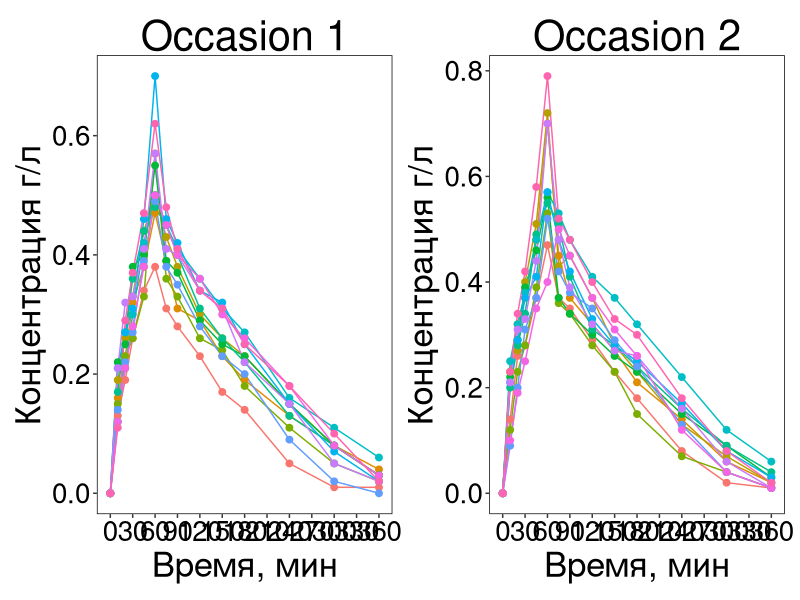
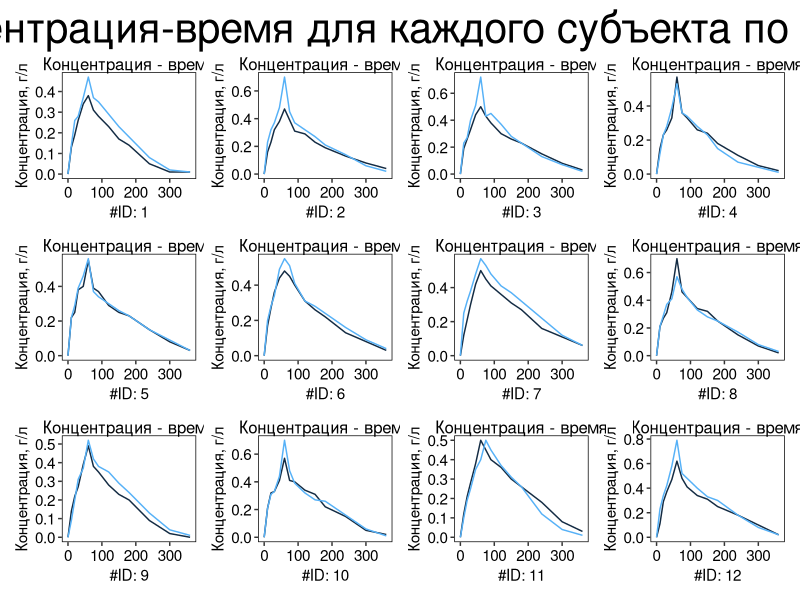
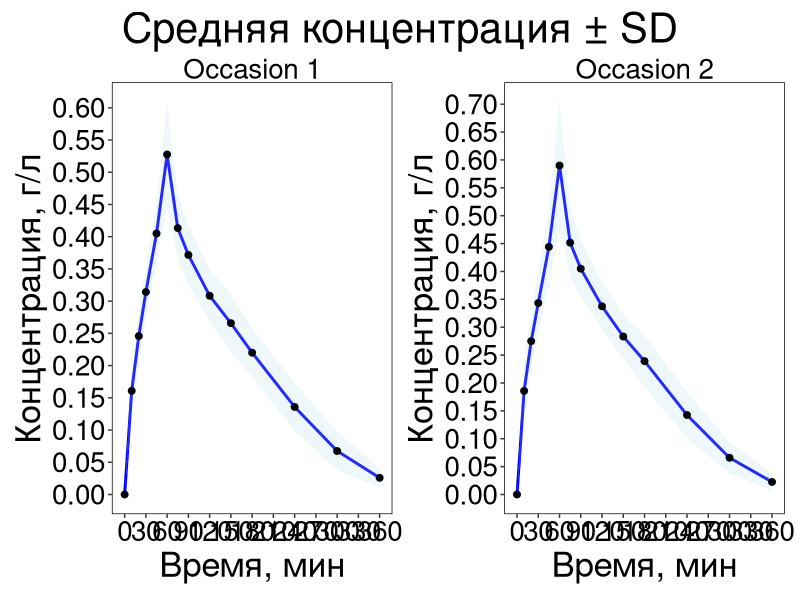
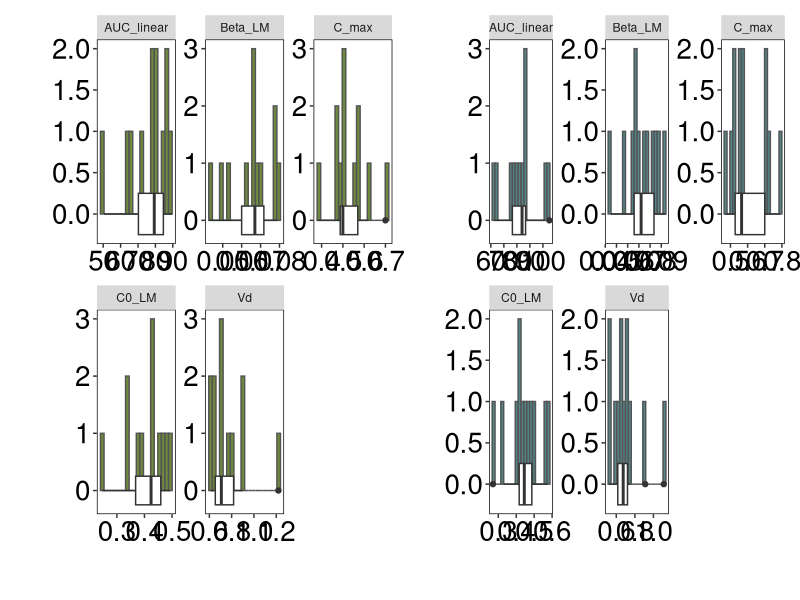
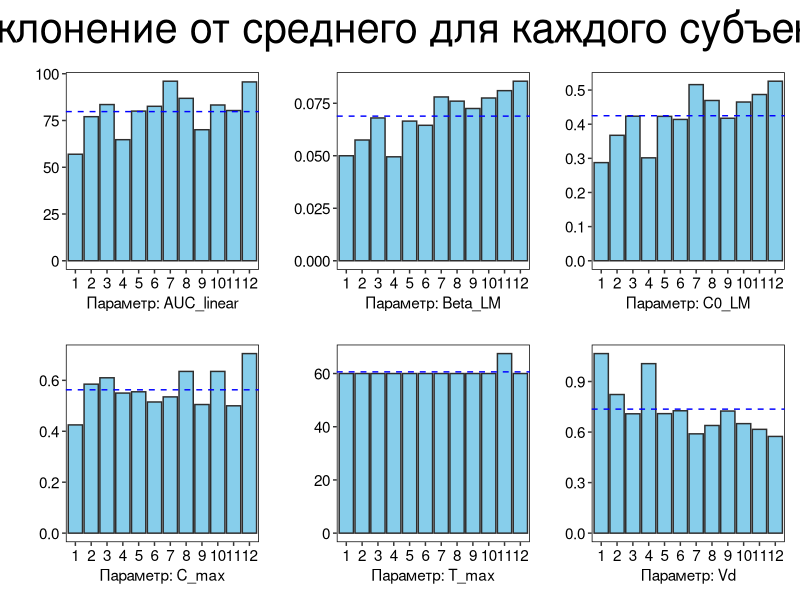

Generate these figures, in order, with R:
## ---- chunk 1
library(tidyverse)
library(readr)
library(skimr)
library(patchwork)
## ---- chunk 2
Ammon_1996 <- read_csv("data/raw/Ammon-1996.csv")
Ammon_clean <- Ammon_1996 %>% 
  select(subject_id,
         occasion,
         dose_g_per_kg,
         time_min,
         conc_g_per_L)

theme_custom <- theme(
  axis.text = element_text(size = 20),
  axis.title = element_text(size = 25),
  plot.title = element_text(size = 30, hjust = 0.5),
  plot.subtitle = element_text(size = 20, hjust = 0.5),
  legend.title = element_text(size = 20),
  legend.text = element_text(size = 15),
  panel.background = element_rect(fill = "white"), 
  panel.grid = element_blank()
)
theme_set(theme_custom)
## ---- chunk 3
occasion_1 <- Ammon_clean %>% 
  filter(occasion == 1) %>% 
  group_by(subject_id) %>% 
  ggplot()+
  geom_line(aes(x = time_min, y = conc_g_per_L, group = subject_id, colour = factor(subject_id))) +
  geom_point(aes(x = time_min, y = conc_g_per_L, colour = factor(subject_id)), size = 2) +
  scale_x_continuous(breaks = seq(0, 360, by = 30)) +
  labs(x = "Время, мин",
       y = "Концентрация г/л",
       title = "Occasion 1")+
  theme(legend.position = "none")

occasion_2 <- Ammon_clean %>% 
  filter(occasion == 2) %>% 
  group_by(subject_id) %>% 
  ggplot()+
  geom_line(aes(x = time_min, y = conc_g_per_L, group = subject_id, colour = factor(subject_id)))+
  geom_point(aes(x = time_min, y = conc_g_per_L, colour = factor(subject_id)), size = 2) +
  scale_x_continuous(breaks = seq(0, 360, by = 30)) +
    labs(x = "Время, мин",
       y = "Концентрация г/л",
       title = "Occasion 2") +
  theme(legend.position = "none")

occasion_1 | occasion_2
## ---- chunk 4
temp_1 <- ggplot(Ammon_clean) +
  labs(title = "Концентрация - время",
       y = "Концентрация, г/л")+
  theme(axis.text = element_text(size = 11),
        axis.title = element_text(size = 11),
        plot.title = element_text(size = 12, hjust = 0.5),
        legend.position = "none")

conc_time_func <- function(subID,
                      mapping = aes(x = time_min, y = conc_g_per_L, group = occasion, colour = occasion),
                          ...){
  conc_time <- Ammon_clean %>% 
    filter(subject_id == subID) %>% 
    geom_line(mapping = mapping)}

subjID = unique(Ammon_clean$subject_id)

conc_time <- map(subjID, 
                \(x) temp_1+
                  conc_time_func(subID=x)+
                  scale_x_continuous(name = paste0("#ID: ", x)))

wrap_plots(conc_time) &
  plot_annotation(title = "Сравнение концентрация-время для каждого субъекта по 2 экспериментам") 
## ---- chunk 5
summ_ammon_1 <- Ammon_clean %>% 
  group_by(time_min) %>% 
  filter(occasion == 1) %>% 
  summarise(
    mean_conc = mean(conc_g_per_L, na.rm = TRUE),
    sd_conc   = sd(conc_g_per_L, na.rm = TRUE)
  )

summ_ammon_1

summ_ammon_2 <- Ammon_clean %>% 
  group_by(time_min) %>% 
  filter(occasion == 2) %>% 
  summarise(
    mean_conc = mean(conc_g_per_L, na.rm = TRUE),
    sd_conc   = sd(conc_g_per_L, na.rm = TRUE)
  )

summ_ammon_2
## ---- chunk 6


summ_1 <- ggplot(summ_ammon_1, aes(x = time_min, y = mean_conc)) +
  geom_line(color = "blue", size = 1) +
  geom_ribbon(aes(ymin = mean_conc - sd_conc,
                  ymax = mean_conc + sd_conc),
              alpha = 0.2, fill = "lightblue") +
  geom_point(size = 2) +
  scale_x_continuous(breaks = seq(0, 360, by = 30)) +
  labs(x = "Время, мин",
       y = "Концентрация, г/л",
      subtitle = "Occasion 1") +
  scale_y_continuous(
    breaks = seq(0, 1, 0.05)
  ) 

summ_2 <- ggplot(summ_ammon_2, aes(x = time_min, y = mean_conc)) +
  geom_line(color = "blue", size = 1) +
  geom_ribbon(aes(ymin = mean_conc - sd_conc,
                  ymax = mean_conc + sd_conc),
              alpha = 0.2, fill = "lightblue") +
  geom_point(size = 2) +
  scale_x_continuous(breaks = seq(0, 360, by = 30)) +
  labs(x = "Время, мин",
       y = "Концентрация, г/л",
      subtitle = "Occasion 2") +
  scale_y_continuous(
    breaks = seq(0, 1, 0.05)
  ) 


(summ_1 | summ_2) +
  plot_annotation(title = "Средняя концентрация ± SD" )

## ---- chunk 7
AUC_calc <- function(time, conc) {
  AUC_value <- 0
  for (i in 1:(length(time) - 1)) {
    AUC_value <- AUC_value + 0.5 * (conc[i] + conc[i+1]) * (time[i+1] - time[i])
  }
  return(AUC_value)
}

Beta_LM_calc <- function(time, conc) {
  linear <- lm(conc ~ time) 
  cf <- coefficients(linear)[2] * (-60) 
  return(cf)
  }

C0_LM_calc <- function(time, conc) {
  linear <- lm(conc ~ time) 
  cf <- coefficients(linear)[1]
  return(cf)
  }

pk_params <- Ammon_clean %>% 
  group_by(subject_id,
           occasion) %>% 
  summarise(
    C_max = max(conc_g_per_L),
    T_max = time_min[which.max(conc_g_per_L)],
    AUC_linear = AUC_calc(time_min, conc_g_per_L),
    Beta_LM = Beta_LM_calc(tail(time_min, 4), tail(conc_g_per_L, 4)),
    C0_LM = C0_LM_calc(tail(time_min, 4), tail(conc_g_per_L, 4)),
    Dose = unique(dose_g_per_kg),
    Vd = Dose / C0_LM)

summary(pk_params)
  
## ---- chunk 8
cv <-  function(val, na.rm=TRUE) {
  sd(val, na.rm = na.rm)/mean(val, na.rm = na.rm) * 100
}

pk_params_summ <- pk_params %>% 
  pivot_longer(cols = everything(), names_to = "variable") %>% 
  group_by(variable) %>% 
  summarize(
    Mean = mean(value, na.rm = TRUE),
    Median = median(value, na.rm = TRUE),
    StDev = sd(value, na.rm = TRUE),
    CV = cv(value)
  )

pk_params_summ
## ---- chunk 9
summ_oc_1 <- pk_params %>% 
  filter(occasion == 1) %>% 
  select(AUC_linear,
         Beta_LM,
         C0_LM,
         C_max,
         Vd) %>% 
  pivot_longer(cols = AUC_linear:Vd, names_to = "variable") %>% 
  ggplot(aes(x = value)) +
  geom_histogram(bins = 20, fill = "#6E8B3D", colour = "grey33") +
  geom_boxplot(width = 0.5) +
  facet_wrap(~ variable, scales = "free") +
  labs(y = " ",
       x = " ")

summ_oc_2 <- pk_params %>% 
  filter(occasion == 2) %>% 
  select(AUC_linear,
         Beta_LM,
         C0_LM,
         C_max,
         Vd) %>% 
  pivot_longer(cols = AUC_linear:Vd, names_to = "variable") %>% 
  ggplot(aes(x = value)) +
  geom_histogram(bins = 20, fill = "cadetblue4", colour = "grey33") +
  geom_boxplot(width = 0.5) +
  facet_wrap(~ variable, scales = "free") +
  labs(y = " ",
       x = " ")

summ_oc_1 | summ_oc_2
## ---- chunk 10
Cmax_aov <- aov(C_max ~ factor(subject_id) + factor(occasion),
                data = pk_params)
cat("ANOVA Cmax\n")
summary(Cmax_aov)

## ---- chunk 11
Tmax_aov <- aov(T_max ~ factor(subject_id) + factor(occasion),
                data = pk_params)

cat("ANOVA Tmax\n")
summary(Tmax_aov)

## ---- chunk 12
AUC_aov <- aov(AUC_linear ~ factor(subject_id) + factor(occasion),
                data = pk_params)

cat("ANOVA AUC\n")
summary(AUC_aov)

## ---- chunk 13
Beta_aov <- aov(Beta_LM ~ factor(subject_id) + factor(occasion),
                data = pk_params)

cat("ANOVA Beta\n")
summary(Beta_aov)

## ---- chunk 14
C0_aov <- aov(C0_LM ~ factor(subject_id) + factor(occasion),
                data = pk_params)

cat("ANOVA C0\n")
summary(C0_aov)
## ---- chunk 15
Vd_aov <- aov(Vd ~ factor(subject_id) + factor(occasion),
                data = pk_params)

cat("ANOVA Vd\n")
summary(Vd_aov)
## ---- chunk 16
pk_params_log <- pk_params %>% 
  select(-subject_id, -occasion, -Dose) %>% 
  mutate(across(everything(), log))

pk_params_log$occasion <- pk_params$occasion

pk_params_log <- pk_params_log %>% 
  relocate(occasion, .after = subject_id)
## ---- chunk 17
AOV_calc <- function(df) {
  aov_var <- aov(value ~ factor(subject_id) + factor(occasion),
                data = df)
  aov_var <- summary(aov_var)
  return(aov_var)
}

pk_params_cv <- pk_params_log %>% 
  pivot_longer(cols = -c(subject_id, occasion), names_to = "variable") %>% 
  group_by(variable) %>% 
  summarize(
    MSb = AOV_calc(cur_data())[[1]]["Mean Sq"][[1]][1],
    MSw = AOV_calc(cur_data())[[1]]["Mean Sq"][[1]][3],
    Vb = (MSb - MSw)/4,
    Vw = MSw,
    Between_subj_var = (Vb/(Vb + Vw)) * 100,
    Within_subj_var = (Vw/(Vb + Vw)) * 100,
    CVintra = sqrt(exp(AOV_calc(cur_data())[[1]]["Mean Sq"][[1]][3]) - 1) * 100,
    CVinter = sqrt(exp(MSb) - 1) * 100,
    CVtotal = CVintra + CVinter
  )
## ---- chunk 18
pk_params_means <- pk_params %>% 
  group_by(subject_id) %>% 
  summarise(
    C_max = mean(C_max),
    T_max = mean(T_max),
    AUC_linear = mean(AUC_linear),
    Beta_LM = mean(Beta_LM),
    C0_LM = mean(C0_LM),
    Vd = mean(Vd))

temp_2 <- ggplot(pk_params_means) +
  labs(title = " ",
       x = "",
       y = "")+
  theme(axis.text = element_text(size = 11),
        axis.title = element_text(size = 11),
        plot.title = element_text(size = 12, hjust = 0.5),
        legend.position = "none")

mean_var_func <- function(var,
                      mapping = aes(x = as.factor(subject_id), y = .data[[var]]),
                          ...){
  mean_val <- mean(pk_params_means[[var]])
  mean_var <- pk_params_means %>% 
    list(
      geom_col(mapping = mapping, fill = "skyblue", colour = "gray18"),
      geom_hline(yintercept = mean_val, colour = "blue", linetype = "dashed"))}

variables = c(pk_params_summ$variable[1:4], pk_params_summ$variable[6:7])

mean_var <- map(variables, 
                \(x) temp_2+
                  mean_var_func(var=x)+
                  scale_x_discrete(name = paste0("Параметр: ", x)))

wrap_plots(mean_var) &
  plot_annotation(title = "Отклонение от среднего для каждого субъекта") 

